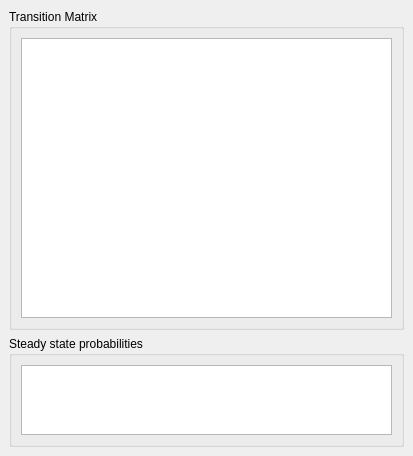
<ui version="4.0" >
 <class>StateTransitionWidget</class>
 <widget class="QWidget" name="StateTransitionWidget" >
  <property name="geometry" >
   <rect>
    <x>0</x>
    <y>0</y>
    <width>413</width>
    <height>456</height>
   </rect>
  </property>
  <property name="windowTitle" >
   <string>Form</string>
  </property>
  <layout class="QGridLayout" >
   <property name="margin" >
    <number>9</number>
   </property>
   <property name="spacing" >
    <number>6</number>
   </property>
   <item row="1" column="0" >
    <widget class="QGroupBox" name="groupBox_2" >
     <property name="sizePolicy" >
      <sizepolicy>
       <hsizetype>5</hsizetype>
       <vsizetype>5</vsizetype>
       <horstretch>0</horstretch>
       <verstretch>1</verstretch>
      </sizepolicy>
     </property>
     <property name="title" >
      <string>Steady state probabilities</string>
     </property>
     <layout class="QGridLayout" >
      <property name="margin" >
       <number>9</number>
      </property>
      <property name="spacing" >
       <number>6</number>
      </property>
      <item row="0" column="0" >
       <widget class="IvkTableWidget" name="tableSteady" />
      </item>
     </layout>
    </widget>
   </item>
   <item row="0" column="0" >
    <widget class="QGroupBox" name="groupBox" >
     <property name="sizePolicy" >
      <sizepolicy>
       <hsizetype>5</hsizetype>
       <vsizetype>5</vsizetype>
       <horstretch>0</horstretch>
       <verstretch>5</verstretch>
      </sizepolicy>
     </property>
     <property name="title" >
      <string>Transition Matrix</string>
     </property>
     <layout class="QGridLayout" >
      <property name="margin" >
       <number>9</number>
      </property>
      <property name="spacing" >
       <number>6</number>
      </property>
      <item row="0" column="0" colspan="2" >
       <widget class="IvkTableWidget" name="tableTransition" >
        <property name="sizePolicy" >
         <sizepolicy>
          <hsizetype>13</hsizetype>
          <vsizetype>13</vsizetype>
          <horstretch>0</horstretch>
          <verstretch>0</verstretch>
         </sizepolicy>
        </property>
       </widget>
      </item>
     </layout>
    </widget>
   </item>
  </layout>
 </widget>
 <customwidgets>
  <customwidget>
   <class>IvkTableWidget</class>
   <extends>QTableWidget</extends>
   <header>IvkTableWidget.h</header>
  </customwidget>
 </customwidgets>
 <resources/>
 <connections/>
</ui>
